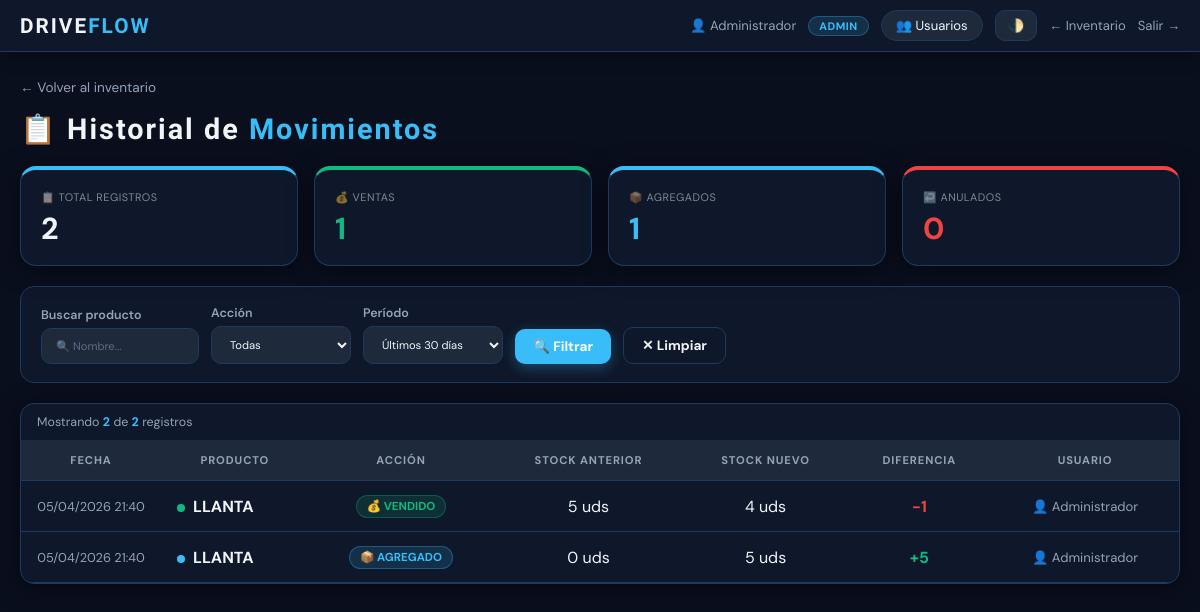
Page /historial (signed in) on the earlier database version.
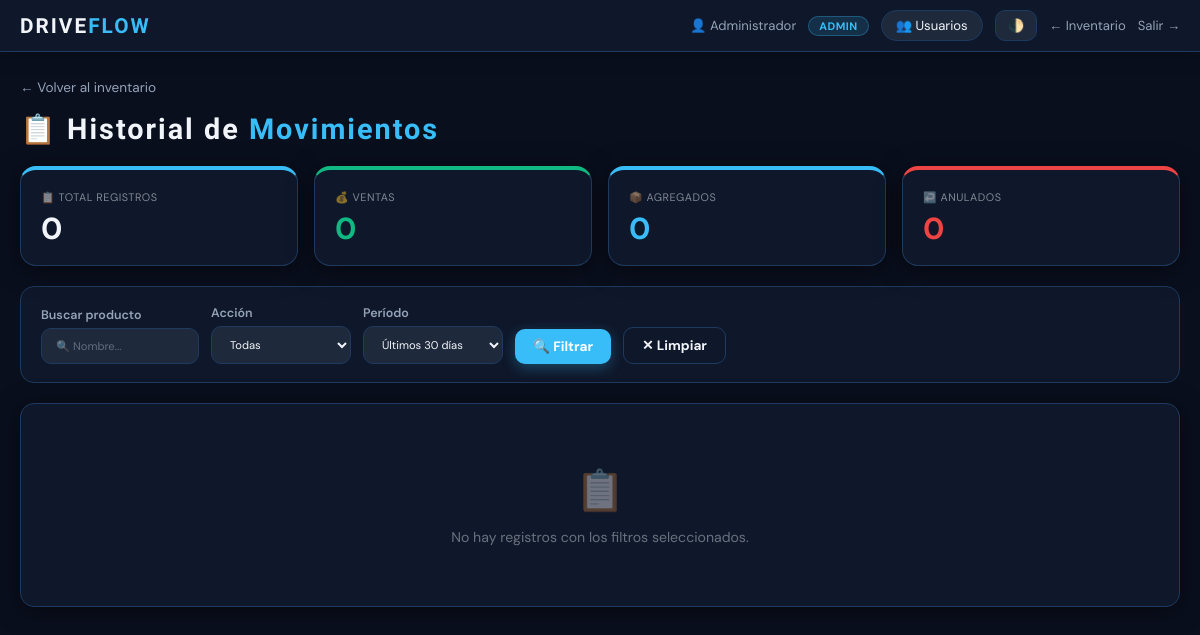
Same page on the later database version.
### models.py (models this page shows, shortened)
class Usuario(db.Model):
    __tablename__ = 'usuario'
    id            = db.Column(db.Integer, primary_key=True)
    username      = db.Column(db.String(50), nullable=False, unique=True)
    password_hash = db.Column(db.String(256), nullable=False)
    nombre        = db.Column(db.String(100), default='')
    rol           = db.Column(db.String(20), default='vendedor')  # admin|supervisor|cajero|vendedor
    activo        = db.Column(db.Boolean, default=True)
    creado_en     = db.Column(db.DateTime, default=datetime.utcnow)
    ventas        = db.relationship('Venta', backref='usuario', lazy=True, foreign_keys='Venta.usuario_id')

class HistorialStock(db.Model):
    __tablename__ = 'historial_stock'
    id             = db.Column(db.Integer, primary_key=True)
    repuesto_id    = db.Column(db.Integer, db.ForeignKey('repuesto.id', ondelete='CASCADE'), nullable=False)
    usuario_id     = db.Column(db.Integer, db.ForeignKey('usuario.id'), nullable=True)
    fecha          = db.Column(db.DateTime, default=datetime.utcnow)
    stock_anterior = db.Column(db.Integer, nullable=False)
    stock_nuevo    = db.Column(db.Integer, nullable=False)
    accion         = db.Column(db.String(50), nullable=False)
    usuario        = db.relationship('Usuario', foreign_keys=[usuario_id], lazy=True)

class Repuesto(db.Model):
    __tablename__ = 'repuesto'
    id           = db.Column(db.Integer, primary_key=True)
    nombre       = db.Column(db.String(100), nullable=False, unique=True)
    p_costo      = db.Column(db.Float, nullable=False)
    p_venta      = db.Column(db.Float, nullable=False)
    stock        = db.Column(db.Integer, nullable=False, default=0)
    vendido      = db.Column(db.Integer, default=0)
    stock_minimo = db.Column(db.Integer, default=5)
    foto_url     = db.Column(db.String(255), nullable=True)   # ← foto del producto
    ventas    = db.relationship('Venta', backref='repuesto', cascade='all, delete-orphan', lazy=True)
    historial = db.relationship('HistorialStock', backref='repuesto', cascade='all, delete-orphan', lazy=True)

### routes/historial.py (the view, shortened to what this page needs)
@historial_bp.route('/historial')
def index():
    accion   = request.args.get('accion', '')
    producto = request.args.get('producto', '').upper().strip()
    dias     = int(request.args.get('dias', 30))
    page     = int(request.args.get('page', 1))
    per_page = 25
    desde = datetime.utcnow() - timedelta(days=dias)
    query = HistorialStock.query.filter(HistorialStock.fecha >= desde)
    if accion:
        query = query.filter(HistorialStock.accion == accion)
    total     = query.count()
    registros = query.order_by(HistorialStock.fecha.desc())\
                     .offset((page-1)*per_page).limit(per_page).all()
    total_pags = max(1, (total + per_page - 1) // per_page)
    stats = {
        'total':    HistorialStock.query.filter(HistorialStock.fecha >= desde).count(),
        'vendidos': HistorialStock.query.filter(HistorialStock.fecha >= desde,
                    HistorialStock.accion == 'VENDIDO').count(),
        'agregados':HistorialStock.query.filter(HistorialStock.fecha >= desde,
                    HistorialStock.accion == 'AGREGADO').count(),
        'anulados': HistorialStock.query.filter(HistorialStock.fecha >= desde,
                    HistorialStock.accion == 'ANULADO').count(),
        'editados': HistorialStock.query.filter(HistorialStock.fecha >= desde,
                    HistorialStock.accion == 'EDITADO').count(),
    }
    return render_template('historial.html',
        registros=registros, stats=stats,
        accion=accion, producto=producto, dias=dias,
        page=page, total_pags=total_pags, total=total)

### templates/historial.html (shortened to what the changed rows need)
<!DOCTYPE html>
<html lang="es">
<head>
    <link rel="stylesheet" href="{{ url_for('static', filename='css/main.css') }}">
</head>
<body>
<nav class="topbar">
    <div class="topbar-right">
        <span class="user-info">👤 {{ session.get('user_nombre') }}</span>
        <span class="rol-badge rol-{{ session.get('user_rol','vendedor') }}">{{ session.get('user_rol','vendedor').upper() }}</span>
        {% if session.get('user_rol') == 'admin' %}
        <a href="/usuarios" class="btn-alerta" style="text-decoration:none">👥 Usuarios</a>
        {% endif %}
        <button class="theme-btn" onclick="toggleTheme()">🌓</button>
        <a href="/" class="btn-logout">← Inventario</a>
        <a href="/logout" class="btn-logout">Salir →</a>
    </div>
</nav>
<div class="container">
    <div class="kpis" style="margin-bottom:20px">
        <div class="kpi kpi-blue">
            <small>📋 TOTAL REGISTROS</small>
            <strong>{{ stats.total }}</strong>
        </div>
        <div class="kpi kpi-green">
            <small>💰 VENTAS</small>
            <strong style="color:var(--success)">{{ stats.vendidos }}</strong>
        </div>
        <div class="kpi kpi-blue">
            <small>📦 AGREGADOS</small>
            <strong style="color:var(--primary)">{{ stats.agregados }}</strong>
        </div>
    </div>
    <div class="card card-table">
        {% if registros %}
        <div class="total-info" style="padding:10px 16px">
            Mostrando <strong class="hi">{{ registros|length }}</strong> de <strong class="hi">{{ total }}</strong> registros
        </div>
        <table>
            <thead>
                <tr>
                    <th style="width:140px">Fecha</th>
                    <th>Producto</th>
                    <th>Acción</th>
                    <th>Stock anterior</th>
                    <th>Stock nuevo</th>
                    <th>Diferencia</th>
                    <th>Usuario</th>
                </tr>
            </thead>
            <tbody>
            {% for h in registros %}
            {% set diff = h.stock_nuevo - h.stock_anterior %}
            <tr>
                <td style="font-size:.8em; color:var(--muted); white-space:nowrap">
                    {{ h.fecha.strftime('%d/%m/%Y %H:%M') }}
                </td>
                <td class="td-left">
                    <div style="display:flex; align-items:center; gap:8px">
                        <span class="dot dot-{{ h.accion }}"></span>
                        <b>{{ h.repuesto.nombre if h.repuesto else '—' }}</b>
                    </div>
                </td>
                <td>
                    <span class="accion-badge accion-{{ h.accion }}">
                        {% if h.accion == 'VENDIDO' %}💰
                        {% elif h.accion == 'AGREGADO' %}📦
                        {% elif h.accion == 'EDITADO' %}✏️
                        {% elif h.accion == 'ANULADO' %}↩️
                        {% endif %}
                        {{ h.accion }}
                    </span>
                </td>
                <td>{{ h.stock_anterior }} uds</td>
                <td>{{ h.stock_nuevo }} uds</td>
                <td>
                    {% if diff > 0 %}
                        <span class="diff-pos">+{{ diff }}</span>
                    {% elif diff < 0 %}
                        <span class="diff-neg">{{ diff }}</span>
                    {% else %}
                        <span class="diff-neu">—</span>
                    {% endif %}
                </td>
                <td style="font-size:.82em; color:var(--muted)">
                    {% if h.usuario_id %}
                        {% set u = h.usuario %}
                        👤 {{ u.nombre or u.username if u else '—' }}
                    {% else %}
                        —
                    {% endif %}
                </td>
            </tr>
            {% endfor %}
            </tbody>
        </table>
        {% else %}
        <div class="empty-state">
            <div>📋</div>
            <p>No hay registros con los filtros seleccionados.</p>
        </div>
        {% endif %}
    </div>
</div>
</body>
</html>

Differences in the rows shown:
no longer on this page (row unchanged): Usuario: get "Administrador", nombre "Administrador"
removed HistorialStock: fecha "05/04/2026 21:40", repuesto "LLANTA", accion "VENDIDO", stock_anterior "5", stock_nuevo "4", diff "-1"
removed HistorialStock: fecha "05/04/2026 21:40", repuesto "LLANTA", accion "AGREGADO", stock_anterior "0", stock_nuevo "5"
Other differences:
{{ session.get('user_nombre') }}: (not shown) → "Administrador"
{{ stats.total }}: "2" → "0"
{{ stats.vendidos }}: "1" → "0"
{{ stats.agregados }}: "1" → "0"
{{ registros|length }}: "2" → (not shown)
{{ total }}: "2" → (not shown)
text no longer shown: "Mostrando de registros FECHA PRODUCTO ACCIÓN STOCK ANTERIOR STOCK NUEVO DIFERENCIA USUARIO"
text now shown: "📋 No hay registros con los filtros seleccionados."
